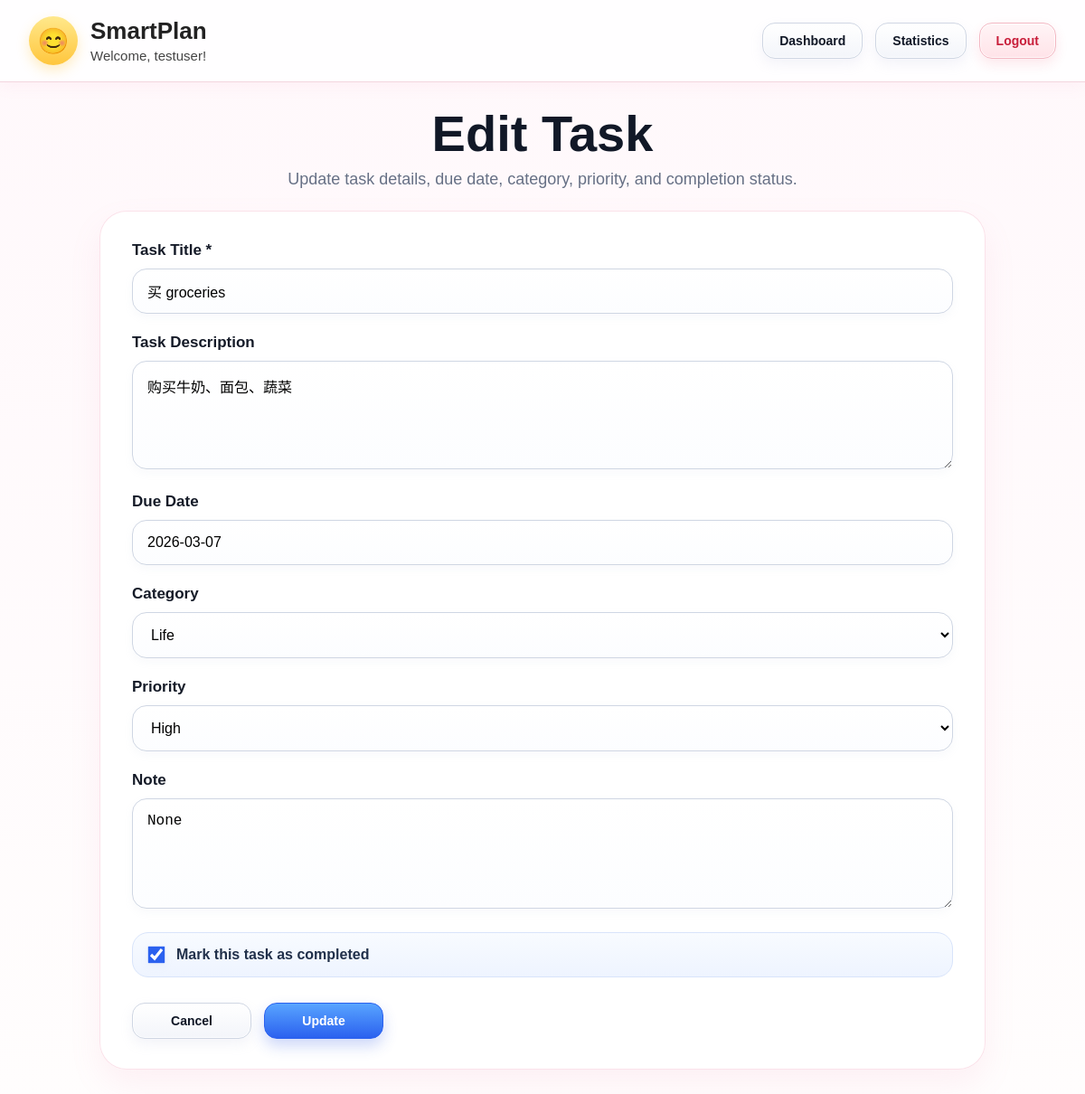
Page /task/edit/3/ (signed in) on the committed database.
### task/models.py (models this page shows, shortened)
class Task(models.Model):
    PRIORITY_CHOICES = [
        ('high', 'High'),
        ('medium', 'Medium'),
        ('low', 'Low'),
    ]
    user = models.ForeignKey(User, on_delete=models.CASCADE)
    title = models.CharField(max_length=255)
    description = models.TextField(blank=True)
    due_date = models.DateField(null=True, blank=True)
    created_at = models.DateTimeField(auto_now_add=True)
    completed_at = models.DateTimeField(null=True, blank=True)
    category = models.ForeignKey(Category, on_delete=models.SET_NULL, null=True,blank=True)
    priority = models.CharField(max_length=10, choices=PRIORITY_CHOICES, default='medium')
    status = models.BooleanField(default=False)
    note = models.TextField(blank=True, null=True)

class Category(models.Model):
    name = models.CharField(max_length=100, unique=True)
    color = models.CharField(max_length=7, default='#000000')
    description = models.TextField(blank=True)

### task/views.py (the view, shortened to what this page needs)
# urls.py: path('task/edit/<int:task_id>/', views.edit_task, name='edit_task'),
@login_required
def edit_task(request, task_id):
    user = request.user
    task = get_object_or_404(Task, id=task_id, user=user)
    categories = Category.objects.all()
    errors = []
    context = {
        'task': task,
        'categories': categories,
        'errors': errors,
        'user': user
    }
    return render(request, 'task/edit_task.html', context)

### task/templates/task/edit_task.html (shortened to what this page needs)
{% extends 'task/base.html' %}
{% block content %}
<div class="edit-task-shell">
    <div class="edit-task-header">
        <h2>Edit Task</h2>
        <p>Update task details, due date, category, priority, and completion status.</p>
    </div>
    <div class="edit-task-card">
        <form method="post">
            <div class="form-group">
                <label for="title">Task Title *</label>
                <input type="text" id="title" name="title" value="{{ task.title }}" required>
            </div>
            <div class="form-group">
                <label for="description">Task Description</label>
                <textarea id="description" name="description" rows="4">{{ task.description }}</textarea>
            </div>
            <div class="form-group">
                <label for="due_date">Due Date</label>
                <input
                    type="text"
                    id="due_date"
                    name="due_date"
                    value="{{ task.due_date|date:'Y-m-d' }}"
                    placeholder="Select a date"
                >
            </div>
            <div class="form-group">
                <label for="category">Category</label>
                <select id="category" name="category">
                    {% for category in categories %}
                        <option value="{{ category.id }}" {% if task.category and task.category.id == category.id %}selected{% endif %}>
                            {{ category.name }}
                        </option>
                    {% endfor %}
                </select>
            </div>
            <div class="form-group">
                <label for="priority">Priority</label>
                <select id="priority" name="priority">
                    <option value="high" {% if task.priority == 'high' %}selected{% endif %}>High</option>
                </select>
            </div>
            <div class="form-group">
                <label for="note">Note</label>
                <textarea
                    name="note"
                    id="note"
                    rows="5"
                    placeholder="Write task plan, steps, or description here..."
                >{{ task.note }}</textarea>
            </div>
            <div class="form-group">
                <div class="checkbox-row">
                    <label for="status" class="checkbox-label">
                        <input type="checkbox" id="status" name="status" {% if task.status %}checked{% endif %}>
                        Mark this task as completed
                    </label>
                </div>
            </div>
            <div class="edit-task-actions">
                <button
                    type="button"
                    class="btn btn-secondary"
                    onclick="window.location.href='{% url 'task_dashboard' %}'"
                >
                    Cancel
                </button>
                <button type="submit" class="btn btn-primary">Update</button>
            </div>
        </form>
    </div>
</div>
<link rel="stylesheet" href="https://cdn.jsdelivr.net/npm/flatpickr/dist/flatpickr.min.css">
{% endblock %}

### task/templates/task/base.html (shortened to what this page needs)
<!DOCTYPE html>
<html lang="en">
<head>
</head>
<body>
    <header class="topbar">
        <div class="topbar-inner">
            <div class="brand" style="display:flex; align-items:center; gap:14px;">
                <div style="
                    width:54px;
                    height:54px;
                    border-radius:50%;
                    display:flex;
                    align-items:center;
                    justify-content:center;
                    font-size:28px;
                    background:linear-gradient(180deg,#ffe88b,#ffc63d);
                    box-shadow:0 6px 14px rgba(255,200,60,0.30);
                ">
                    😊
                </div>
                <div>
                    <h1 style="margin:0;">SmartPlan</h1>
                    {% if user.is_authenticated %}
                        <div class="welcome-text">Welcome, {{ user.username }}!</div>
                    {% endif %}
                </div>
            </div>
            <nav class="nav-links" aria-label="Main navigation">
                {% if user.is_authenticated %}
                    <a href="{% url 'task_dashboard' %}"
                       class="{% if request.path == '/' or '/dashboard/' in request.path %}nav-active{% endif %}">
                        Dashboard
                    </a>
                    <a href="{% url 'stats_page' %}"
                       class="{% if '/stats/' in request.path %}nav-active{% endif %}">
                        Statistics
                    </a>
                    <a href="{% url 'logout' %}" class="nav-danger">
                        Logout
                    </a>
                {% endif %}
            </nav>
        </div>
    </header>
    <main class="page-wrapper">
        {% block content %}{% endblock %}
    </main>
</body>
</html>

### task/templates/task/base.html (style rules this page uses)
body { margin: 0; font-family: "Trebuchet MS", "Arial Rounded MT Bold", Arial, sans-serif; background: linear-gradient(180deg, #fff8fb 0%, #fffdfd 100%); color: #222; }
.page-wrapper { max-width: 1500px; margin: 0 auto; padding: 0 32px 40px; }
.topbar { background: rgba(255, 255, 255, 0.92); border-bottom: 1px solid #f3d6df; margin-bottom: 28px; box-shadow: 0 4px 16px rgba(241, 128, 160, 0.08); }
.topbar-inner { max-width: 1500px; margin: 0 auto; padding: 18px 32px; display: flex; justify-content: space-between; align-items: center; gap: 20px; flex-wrap: wrap; }
.brand h1 { margin: 0; font-size: 26px; line-height: 1.1; }
.brand p, .brand .welcome-text { margin: 4px 0 0; color: #444; font-size: 15px; }
.nav-links { display: flex; gap: 14px; flex-wrap: wrap; align-items: center; }
.nav-links a { display: inline-flex; align-items: center; justify-content: center; padding: 11px 18px; border-radius: 14px; text-decoration: none; font-size: 14px; font-weight: 700; border: 1px solid #cfd6e3; background: linear-gradient(180deg, #ffffff 0%, #f3f5fa 100%); color: #111827; box-shadow: 0 6px 14px rgba(170, 180, 210, 0.14), 0 0 0 1px rgba(255, 255, 255, 0.75) inset; transition: transform 0.18s ease, box-shadow 0.18s ease, border-color 0.18s ease, background 0.18s ease; }
.nav-links a.nav-danger { background: linear-gradient(180deg, #fff4f6 0%, #ffe3e8 100%); color: #c81e3a; border-color: #f3b8c3; box-shadow: 0 6px 14px rgba(235, 36, 64, 0.10), 0 0 0 1px rgba(255, 255, 255, 0.78) inset; }
.btn { display: inline-flex; align-items: center; justify-content: center; padding: 11px 18px; border-radius: 14px; text-decoration: none; border: 1px solid transparent; cursor: pointer; font-size: 14px; font-weight: 700; transition: transform 0.18s ease, box-shadow 0.18s ease, border-color 0.18s ease, background 0.18s ease; }
.btn-primary { background: linear-gradient(180deg, #58a4ff 0%, #2b61ef 100%); color: white; border-color: #2b61ef; box-shadow: 0 8px 16px rgba(50, 90, 230, 0.24); }
.btn-secondary { background: linear-gradient(180deg, #ffffff 0%, #f3f5fa 100%); color: #111827; border: 1px solid #cfd6e3; box-shadow: 0 6px 14px rgba(170, 180, 210, 0.14), 0 0 0 1px rgba(255, 255, 255, 0.75) inset; }
.form-group { margin-bottom: 18px; }
label { display: block; margin-bottom: 8px; font-weight: 700; }
input, select, textarea { width: 100%; padding: 12px 14px; box-sizing: border-box; border: 1px solid #cfd6e3; border-radius: 12px; font-size: 15px; background: linear-gradient(180deg, #ffffff 0%, #fcfdff 100%); box-shadow: 0 3px 8px rgba(170, 180, 210, 0.08), 0 0 0 1px rgba(255,255,255,0.75) inset; }
textarea { resize: vertical; }

### task/templates/task/edit_task.html (style rules this page uses)
.edit-task-shell { max-width: 980px; margin: 0 auto; }
.edit-task-header { margin-bottom: 24px; text-align: center; }
.edit-task-header h2 { margin: 0 0 10px; font-size: 56px; line-height: 1.05; font-weight: 900; color: #111827; }
.edit-task-header p { margin: 0 auto; max-width: 760px; font-size: 18px; color: #667085; }
.edit-task-card { background: rgba(255, 255, 255, 0.96); border-radius: 30px; padding: 34px 36px; box-shadow: 0 16px 34px rgba(238, 130, 167, 0.10), 0 0 0 1px rgba(250, 220, 230, 0.82) inset; }
.edit-task-card .form-group { margin-bottom: 22px; }
.edit-task-card label { display: block; margin-bottom: 10px; font-size: 17px; font-weight: 800; color: #151b28; }
.edit-task-card input[type="text"], .edit-task-card select, .edit-task-card textarea { width: 100%; padding: 15px 16px; border-radius: 16px; border: 1px solid #cfd6e3; background: linear-gradient(180deg, #ffffff 0%, #fcfdff 100%); font-size: 16px; box-sizing: border-box; box-shadow: 0 4px 10px rgba(170, 180, 210, 0.08), 0 0 0 1px rgba(255,255,255,0.80) inset; }
.edit-task-card textarea { resize: vertical; min-height: 120px; }
.checkbox-row { margin-top: 4px; padding: 14px 16px; border-radius: 18px; background: linear-gradient(180deg, #f8fbff 0%, #eef4ff 100%); border: 1px solid #d8e4fb; }
.checkbox-label { display: flex !important; align-items: center; gap: 12px; margin: 0 !important; font-size: 16px !important; font-weight: 700 !important; color: #21304a !important; cursor: pointer; }
.checkbox-label input[type="checkbox"] { width: 20px; height: 20px; margin: 0; accent-color: #2b61ef; flex-shrink: 0; }
.edit-task-actions { display: flex; gap: 14px; flex-wrap: wrap; margin-top: 28px; }
.edit-task-actions .btn { min-width: 132px; }

### rows in the picture
Task: title "买 groceries", description "购买牛奶、面包、蔬菜", due_date "2026-03-07", category "Life", priority "High", note "None", status "☑"

### other values in the picture
{{ user.username }} "testuser"
